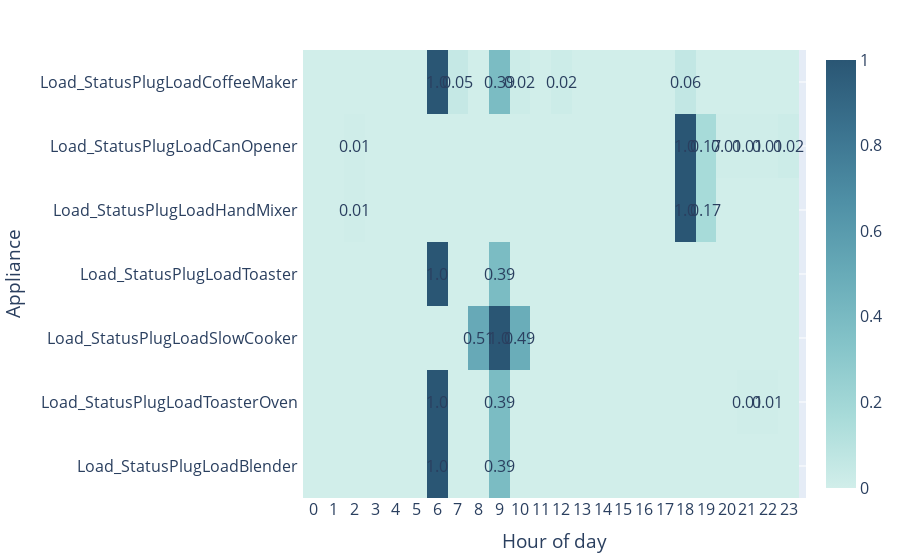

Notebook code cell kept with this figure:
### Code cell
import plotly.graph_objects as go
from Project._02PreliminaryDataAnalysis.energy_status_heatmap import normalise_dataframe

#set up data to heatmap
columns = hourON.columns[1:].tolist()
hourON[columns] = normalise_dataframe(hourON[columns]).copy()
z_data = []
for i in hourON[columns]:
    data_list = hourON[i].round(2).values.tolist()
    z_data.append(data_list)

#Annotate z_values
annotations = go.Annotations()
for n, row in enumerate(z_data):
    for m, val in enumerate(row):
        annotations.append(go.Annotation(text="" if z_data[n][m] == 0 else str(z_data[n][m]),
                                         x=hourON["HourOfTimestamp"][m], y=columns[n], xref='x1', yref='y1',
                                         showarrow=False))

#Create heatmap
fig = go.Figure(data=go.Heatmap(
    z=z_data,
    x=hourON["HourOfTimestamp"],
    y=columns,
    colorscale='Teal')
)

fig.update_layout(margin=dict(
    l=30,
    r=30,
    b=30,
    t=50,),
    font=dict(size=16),
    xaxis_nticks=30,
    annotations=annotations, )

fig.update_xaxes(title="Hour of day")
fig.update_yaxes(title="Appliance", showticklabels=True)
fig.write_html(Db.get_save_file_directory(f"Appliance_on_ratio_heatmap.html"))
fig.show()

### Figure 1 — Plotly figure (JSON) as saved in the notebook; plotly's stock layout.template omitted (floating-point values rounded to 4 significant figures; data arrays with more than 128 entries replaced by an {"elided": "..."} marker saying what was removed)
{"data": [{"colorscale": [[0.0, "rgb(209, 238, 234)"], [0.1667, "rgb(168, 219, 217)"], [0.3333, "rgb(133, 196, 201)"], [0.5, "rgb(104, 171, 184)"], [0.6667, "rgb(79, 144, 166)"], [0.8333, "rgb(59, 115, 143)"], [1.0, "rgb(42, 86, 116)"]], "x": [0, 1, 2, 3, 4, 5, 6, 7, 8, 9, 10, 11, 12, 13, 14, 15, 16, 17, 18, 19, 20, 21, 22, 23], "y": ["Load_StatusPlugLoadBlender ", "Load_StatusPlugLoadToasterOven ", "Load_StatusPlugLoadSlowCooker ", "Load_StatusPlugLoadToaster ", "Load_StatusPlugLoadHandMixer ", "Load_StatusPlugLoadCanOpener ", "Load_StatusPlugLoadCoffeeMaker "], "z": {"elided": "7x24 float values"}, "type": "heatmap"}], "layout": {"margin": {"l": 30, "r": 30, "b": 30, "t": 50}, "font": {"size": 16}, "xaxis": {"nticks": 30, "title": {"text": "Hour of day"}}, "annotations": [{"showarrow": false, "text": "", "x": 0, "xref": "x", "y": "Load_StatusPlugLoadBlender ", "yref": "y"}, {"showarrow": false, "text": "", "x": 1, "xref": "x", "y": "Load_StatusPlugLoadBlender ", "yref": "y"}, {"showarrow": false, "text": "", "x": 2, "xref": "x", "y": "Load_StatusPlugLoadBlender ", "yref": "y"}, {"showarrow": false, "text": "", "x": 3, "xref": "x", "y": "Load_StatusPlugLoadBlender ", "yref": "y"}, {"showarrow": false, "text": "", "x": 4, "xref": "x", "y": "Load_StatusPlugLoadBlender ", "yref": "y"}, {"showarrow": false, "text": "", "x": 5, "xref": "x", "y": "Load_StatusPlugLoadBlender ", "yref": "y"}, {"showarrow": false, "text": "1.0", "x": 6, "xref": "x", "y": "Load_StatusPlugLoadBlender ", "yref": "y"}, {"showarrow": false, "text": "", "x": 7, "xref": "x", "y": "Load_StatusPlugLoadBlender ", "yref": "y"}, {"showarrow": false, "text": "", "x": 8, "xref": "x", "y": "Load_StatusPlugLoadBlender ", "yref": "y"}, {"showarrow": false, "text": "0.39", "x": 9, "xref": "x", "y": "Load_StatusPlugLoadBlender ", "yref": "y"}, {"showarrow": false, "text": "", "x": 10, "xref": "x", "y": "Load_StatusPlugLoadBlender ", "yref": "y"}, {"showarrow": false, "text": "", "x": 11, "xref": "x", "y": "Load_StatusPlugLoadBlender ", "yref": "y"}, {"showarrow": false, "text": "", "x": 12, "xref": "x", "y": "Load_StatusPlugLoadBlender ", "yref": "y"}, {"showarrow": false, "text": "", "x": 13, "xref": "x", "y": "Load_StatusPlugLoadBlender ", "yref": "y"}, {"showarrow": false, "text": "", "x": 14, "xref": "x", "y": "Load_StatusPlugLoadBlender ", "yref": "y"}, {"showarrow": false, "text": "", "x": 15, "xref": "x", "y": "Load_StatusPlugLoadBlender ", "yref": "y"}, {"showarrow": false, "text": "", "x": 16, "xref": "x", "y": "Load_StatusPlugLoadBlender ", "yref": "y"}, {"showarrow": false, "text": "", "x": 17, "xref": "x", "y": "Load_StatusPlugLoadBlender ", "yref": "y"}, {"showarrow": false, "text": "", "x": 18, "xref": "x", "y": "Load_StatusPlugLoadBlender ", "yref": "y"}, {"showarrow": false, "text": "", "x": 19, "xref": "x", "y": "Load_StatusPlugLoadBlender ", "yref": "y"}, {"showarrow": false, "text": "", "x": 20, "xref": "x", "y": "Load_StatusPlugLoadBlender ", "yref": "y"}, {"showarrow": false, "text": "", "x": 21, "xref": "x", "y": "Load_StatusPlugLoadBlender ", "yref": "y"}, {"showarrow": false, "text": "", "x": 22, "xref": "x", "y": "Load_StatusPlugLoadBlender ", "yref": "y"}, {"showarrow": false, "text": "", "x": 23, "xref": "x", "y": "Load_StatusPlugLoadBlender ", "yref": "y"}, {"showarrow": false, "text": "", "x": 0, "xref": "x", "y": "Load_StatusPlugLoadToasterOven ", "yref": "y"}, {"showarrow": false, "text": "", "x": 1, "xref": "x", "y": "Load_StatusPlugLoadToasterOven ", "yref": "y"}, {"showarrow": false, "text": "", "x": 2, "xref": "x", "y": "Load_StatusPlugLoadToasterOven ", "yref": "y"}, {"showarrow": false, "text": "", "x": 3, "xref": "x", "y": "Load_StatusPlugLoadToasterOven ", "yref": "y"}, {"showarrow": false, "text": "", "x": 4, "xref": "x", "y": "Load_StatusPlugLoadToasterOven ", "yref": "y"}, {"showarrow": false, "text": "", "x": 5, "xref": "x", "y": "Load_StatusPlugLoadToasterOven ", "yref": "y"}, {"showarrow": false, "text": "1.0", "x": 6, "xref": "x", "y": "Load_StatusPlugLoadToasterOven ", "yref": "y"}, {"showarrow": false, "text": "", "x": 7, "xref": "x", "y": "Load_StatusPlugLoadToasterOven ", "yref": "y"}, {"showarrow": false, "text": "", "x": 8, "xref": "x", "y": "Load_StatusPlugLoadToasterOven ", "yref": "y"}, {"showarrow": false, "text": "0.39", "x": 9, "xref": "x", "y": "Load_StatusPlugLoadToasterOven ", "yref": "y"}, {"showarrow": false, "text": "", "x": 10, "xref": "x", "y": "Load_StatusPlugLoadToasterOven ", "yref": "y"}, {"showarrow": false, "text": "", "x": 11, "xref": "x", "y": "Load_StatusPlugLoadToasterOven ", "yref": "y"}, {"showarrow": false, "text": "", "x": 12, "xref": "x", "y": "Load_StatusPlugLoadToasterOven ", "yref": "y"}, {"showarrow": false, "text": "", "x": 13, "xref": "x", "y": "Load_StatusPlugLoadToasterOven ", "yref": "y"}, {"showarrow": false, "text": "", "x": 14, "xref": "x", "y": "Load_StatusPlugLoadToasterOven ", "yref": "y"}, {"showarrow": false, "text": "", "x": 15, "xref": "x", "y": "Load_StatusPlugLoadToasterOven ", "yref": "y"}, {"showarrow": false, "text": "", "x": 16, "xref": "x", "y": "Load_StatusPlugLoadToasterOven ", "yref": "y"}, {"showarrow": false, "text": "", "x": 17, "xref": "x", "y": "Load_StatusPlugLoadToasterOven ", "yref": "y"}, {"showarrow": false, "text": "", "x": 18, "xref": "x", "y": "Load_StatusPlugLoadToasterOven ", "yref": "y"}, {"showarrow": false, "text": "", "x": 19, "xref": "x", "y": "Load_StatusPlugLoadToasterOven ", "yref": "y"}, {"showarrow": false, "text": "", "x": 20, "xref": "x", "y": "Load_StatusPlugLoadToasterOven ", "yref": "y"}, {"showarrow": false, "text": "0.01", "x": 21, "xref": "x", "y": "Load_StatusPlugLoadToasterOven ", "yref": "y"}, {"showarrow": false, "text": "0.01", "x": 22, "xref": "x", "y": "Load_StatusPlugLoadToasterOven ", "yref": "y"}, {"showarrow": false, "text": "", "x": 23, "xref": "x", "y": "Load_StatusPlugLoadToasterOven ", "yref": "y"}, {"showarrow": false, "text": "", "x": 0, "xref": "x", "y": "Load_StatusPlugLoadSlowCooker ", "yref": "y"}, {"showarrow": false, "text": "", "x": 1, "xref": "x", "y": "Load_StatusPlugLoadSlowCooker ", "yref": "y"}, {"showarrow": false, "text": "", "x": 2, "xref": "x", "y": "Load_StatusPlugLoadSlowCooker ", "yref": "y"}, {"showarrow": false, "text": "", "x": 3, "xref": "x", "y": "Load_StatusPlugLoadSlowCooker ", "yref": "y"}, {"showarrow": false, "text": "", "x": 4, "xref": "x", "y": "Load_StatusPlugLoadSlowCooker ", "yref": "y"}, {"showarrow": false, "text": "", "x": 5, "xref": "x", "y": "Load_StatusPlugLoadSlowCooker ", "yref": "y"}, {"showarrow": false, "text": "", "x": 6, "xref": "x", "y": "Load_StatusPlugLoadSlowCooker ", "yref": "y"}, {"showarrow": false, "text": "", "x": 7, "xref": "x", "y": "Load_StatusPlugLoadSlowCooker ", "yref": "y"}, {"showarrow": false, "text": "0.51", "x": 8, "xref": "x", "y": "Load_StatusPlugLoadSlowCooker ", "yref": "y"}, {"showarrow": false, "text": "1.0", "x": 9, "xref": "x", "y": "Load_StatusPlugLoadSlowCooker ", "yref": "y"}, {"showarrow": false, "text": "0.49", "x": 10, "xref": "x", "y": "Load_StatusPlugLoadSlowCooker ", "yref": "y"}, {"showarrow": false, "text": "", "x": 11, "xref": "x", "y": "Load_StatusPlugLoadSlowCooker ", "yref": "y"}, {"showarrow": false, "text": "", "x": 12, "xref": "x", "y": "Load_StatusPlugLoadSlowCooker ", "yref": "y"}, {"showarrow": false, "text": "", "x": 13, "xref": "x", "y": "Load_StatusPlugLoadSlowCooker ", "yref": "y"}, {"showarrow": false, "text": "", "x": 14, "xref": "x", "y": "Load_StatusPlugLoadSlowCooker ", "yref": "y"}, {"showarrow": false, "text": "", "x": 15, "xref": "x", "y": "Load_StatusPlugLoadSlowCooker ", "yref": "y"}, {"showarrow": false, "text": "", "x": 16, "xref": "x", "y": "Load_StatusPlugLoadSlowCooker ", "yref": "y"}, {"showarrow": false, "text": "", "x": 17, "xref": "x", "y": "Load_StatusPlugLoadSlowCooker ", "yref": "y"}, {"showarrow": false, "text": "", "x": 18, "xref": "x", "y": "Load_StatusPlugLoadSlowCooker ", "yref": "y"}, {"showarrow": false, "text": "", "x": 19, "xref": "x", "y": "Load_StatusPlugLoadSlowCooker ", "yref": "y"}, {"showarrow": false, "text": "", "x": 20, "xref": "x", "y": "Load_StatusPlugLoadSlowCooker ", "yref": "y"}, {"showarrow": false, "text": "", "x": 21, "xref": "x", "y": "Load_StatusPlugLoadSlowCooker ", "yref": "y"}, {"showarrow": false, "text": "", "x": 22, "xref": "x", "y": "Load_StatusPlugLoadSlowCooker ", "yref": "y"}, {"showarrow": false, "text": "", "x": 23, "xref": "x", "y": "Load_StatusPlugLoadSlowCooker ", "yref": "y"}, {"showarrow": false, "text": "", "x": 0, "xref": "x", "y": "Load_StatusPlugLoadToaster ", "yref": "y"}, {"showarrow": false, "text": "", "x": 1, "xref": "x", "y": "Load_StatusPlugLoadToaster ", "yref": "y"}, {"showarrow": false, "text": "", "x": 2, "xref": "x", "y": "Load_StatusPlugLoadToaster ", "yref": "y"}, {"showarrow": false, "text": "", "x": 3, "xref": "x", "y": "Load_StatusPlugLoadToaster ", "yref": "y"}, {"showarrow": false, "text": "", "x": 4, "xref": "x", "y": "Load_StatusPlugLoadToaster ", "yref": "y"}, {"showarrow": false, "text": "", "x": 5, "xref": "x", "y": "Load_StatusPlugLoadToaster ", "yref": "y"}, {"showarrow": false, "text": "1.0", "x": 6, "xref": "x", "y": "Load_StatusPlugLoadToaster ", "yref": "y"}, {"showarrow": false, "text": "", "x": 7, "xref": "x", "y": "Load_StatusPlugLoadToaster ", "yref": "y"}, {"showarrow": false, "text": "", "x": 8, "xref": "x", "y": "Load_StatusPlugLoadToaster ", "yref": "y"}, {"showarrow": false, "text": "0.39", "x": 9, "xref": "x", "y": "Load_StatusPlugLoadToaster ", "yref": "y"}, {"showarrow": false, "text": "", "x": 10, "xref": "x", "y": "Load_StatusPlugLoadToaster ", "yref": "y"}, {"showarrow": false, "text": "", "x": 11, "xref": "x", "y": "Load_StatusPlugLoadToaster ", "yref": "y"}, {"showarrow": false, "text": "", "x": 12, "xref": "x", "y": "Load_StatusPlugLoadToaster ", "yref": "y"}, {"showarrow": false, "text": "", "x": 13, "xref": "x", "y": "Load_StatusPlugLoadToaster ", "yref": "y"}, {"showarrow": false, "text": "", "x": 14, "xref": "x", "y": "Load_StatusPlugLoadToaster ", "yref": "y"}, {"showarrow": false, "text": "", "x": 15, "xref": "x", "y": "Load_StatusPlugLoadToaster ", "yref": "y"}, {"showarrow": false, "text": "", "x": 16, "xref": "x", "y": "Load_StatusPlugLoadToaster ", "yref": "y"}, {"showarrow": false, "text": "", "x": 17, "xref": "x", "y": "Load_StatusPlugLoadToaster ", "yref": "y"}, {"showarrow": false, "text": "", "x": 18, "xref": "x", "y": "Load_StatusPlugLoadToaster ", "yref": "y"}, {"showarrow": false, "text": "", "x": 19, "xref": "x", "y": "Load_StatusPlugLoadToaster ", "yref": "y"}, {"showarrow": false, "text": "", "x": 20, "xref": "x", "y": "Load_StatusPlugLoadToaster ", "yref": "y"}, {"showarrow": false, "text": "", "x": 21, "xref": "x", "y": "Load_StatusPlugLoadToaster ", "yref": "y"}, {"showarrow": false, "text": "", "x": 22, "xref": "x", "y": "Load_StatusPlugLoadToaster ", "yref": "y"}, {"showarrow": false, "text": "", "x": 23, "xref": "x", "y": "Load_StatusPlugLoadToaster ", "yref": "y"}, {"showarrow": false, "text": "", "x": 0, "xref": "x", "y": "Load_StatusPlugLoadHandMixer ", "yref": "y"}, {"showarrow": false, "text": "", "x": 1, "xref": "x", "y": "Load_StatusPlugLoadHandMixer ", "yref": "y"}, {"showarrow": false, "text": "0.01", "x": 2, "xref": "x", "y": "Load_StatusPlugLoadHandMixer ", "yref": "y"}, {"showarrow": false, "text": "", "x": 3, "xref": "x", "y": "Load_StatusPlugLoadHandMixer ", "yref": "y"}, {"showarrow": false, "text": "", "x": 4, "xref": "x", "y": "Load_StatusPlugLoadHandMixer ", "yref": "y"}, {"showarrow": false, "text": "", "x": 5, "xref": "x", "y": "Load_StatusPlugLoadHandMixer ", "yref": "y"}, {"showarrow": false, "text": "", "x": 6, "xref": "x", "y": "Load_StatusPlugLoadHandMixer ", "yref": "y"}, {"showarrow": false, "text": "", "x": 7, "xref": "x", "y": "Load_StatusPlugLoadHandMixer ", "yref": "y"}, {"showarrow": false, "text": "", "x": 8, "xref": "x", "y": "Load_StatusPlugLoadHandMixer ", "yref": "y"}, {"showarrow": false, "text": "", "x": 9, "xref": "x", "y": "Load_StatusPlugLoadHandMixer ", "yref": "y"}, {"showarrow": false, "text": "", "x": 10, "xref": "x", "y": "Load_StatusPlugLoadHandMixer ", "yref": "y"}, {"showarrow": false, "text": "", "x": 11, "xref": "x", "y": "Load_StatusPlugLoadHandMixer ", "yref": "y"}, {"showarrow": false, "text": "", "x": 12, "xref": "x", "y": "Load_StatusPlugLoadHandMixer ", "yref": "y"}, {"showarrow": false, "text": "", "x": 13, "xref": "x", "y": "Load_StatusPlugLoadHandMixer ", "yref": "y"}, {"showarrow": false, "text": "", "x": 14, "xref": "x", "y": "Load_StatusPlugLoadHandMixer ", "yref": "y"}, {"showarrow": false, "text": "", "x": 15, "xref": "x", "y": "Load_StatusPlugLoadHandMixer ", "yref": "y"}, {"showarrow": false, "text": "", "x": 16, "xref": "x", "y": "Load_StatusPlugLoadHandMixer ", "yref": "y"}, {"showarrow": false, "text": "", "x": 17, "xref": "x", "y": "Load_StatusPlugLoadHandMixer ", "yref": "y"}, {"showarrow": false, "text": "1.0", "x": 18, "xref": "x", "y": "Load_StatusPlugLoadHandMixer ", "yref": "y"}, {"showarrow": false, "text": "0.17", "x": 19, "xref": "x", "y": "Load_StatusPlugLoadHandMixer ", "yref": "y"}, {"showarrow": false, "text": "", "x": 20, "xref": "x", "y": "Load_StatusPlugLoadHandMixer ", "yref": "y"}, {"showarrow": false, "text": "", "x": 21, "xref": "x", "y": "Load_StatusPlugLoadHandMixer ", "yref": "y"}, {"showarrow": false, "text": "", "x": 22, "xref": "x", "y": "Load_StatusPlugLoadHandMixer ", "yref": "y"}, {"showarrow": false, "text": "", "x": 23, "xref": "x", "y": "Load_StatusPlugLoadHandMixer ", "yref": "y"}, {"showarrow": false, "text": "", "x": 0, "xref": "x", "y": "Load_StatusPlugLoadCanOpener ", "yref": "y"}, {"showarrow": false, "text": "", "x": 1, "xref": "x", "y": "Load_StatusPlugLoadCanOpener ", "yref": "y"}, {"showarrow": false, "text": "0.01", "x": 2, "xref": "x", "y": "Load_StatusPlugLoadCanOpener ", "yref": "y"}, {"showarrow": false, "text": "", "x": 3, "xref": "x", "y": "Load_StatusPlugLoadCanOpener ", "yref": "y"}, {"showarrow": false, "text": "", "x": 4, "xref": "x", "y": "Load_StatusPlugLoadCanOpener ", "yref": "y"}, {"showarrow": false, "text": "", "x": 5, "xref": "x", "y": "Load_StatusPlugLoadCanOpener ", "yref": "y"}, {"showarrow": false, "text": "", "x": 6, "xref": "x", "y": "Load_StatusPlugLoadCanOpener ", "yref": "y"}, {"showarrow": false, "text": "", "x": 7, "xref": "x", "y": "Load_StatusPlugLoadCanOpener ", "yref": "y"}, {"showarrow": false, "text": "", "x": 8, "xref": "x", "y": "Load_StatusPlugLoadCanOpener ", "yref": "y"}, {"showarrow": false, "text": "", "x": 9, "xref": "x", "y": "Load_StatusPlugLoadCanOpener ", "yref": "y"}, {"showarrow": false, "text": "", "x": 10, "xref": "x", "y": "Load_StatusPlugLoadCanOpener ", "yref": "y"}, {"showarrow": false, "text": "", "x": 11, "xref": "x", "y": "Load_StatusPlugLoadCanOpener ", "yref": "y"}, {"showarrow": false, "text": "", "x": 12, "xref": "x", "y": "Load_StatusPlugLoadCanOpener ", "yref": "y"}, {"showarrow": false, "text": "", "x": 13, "xref": "x", "y": "Load_StatusPlugLoadCanOpener ", "yref": "y"}, {"showarrow": false, "text": "", "x": 14, "xref": "x", "y": "Load_StatusPlugLoadCanOpener ", "yref": "y"}, {"showarrow": false, "text": "", "x": 15, "xref": "x", "y": "Load_StatusPlugLoadCanOpener ", "yref": "y"}, {"showarrow": false, "text": "", "x": 16, "xref": "x", "y": "Load_StatusPlugLoadCanOpener ", "yref": "y"}, {"showarrow": false, "text": "", "x": 17, "xref": "x", "y": "Load_StatusPlugLoadCanOpener ", "yref": "y"}, {"showarrow": false, "text": "1.0", "x": 18, "xref": "x", "y": "Load_StatusPlugLoadCanOpener ", "yref": "y"}, {"showarrow": false, "text": "0.17", "x": 19, "xref": "x", "y": "Load_StatusPlugLoadCanOpener ", "yref": "y"}, {"showarrow": false, "text": "0.01", "x": 20, "xref": "x", "y": "Load_StatusPlugLoadCanOpener ", "yref": "y"}, {"showarrow": false, "text": "0.01", "x": 21, "xref": "x", "y": "Load_StatusPlugLoadCanOpener ", "yref": "y"}, {"showarrow": false, "text": "0.01", "x": 22, "xref": "x", "y": "Load_StatusPlugLoadCanOpener ", "yref": "y"}, {"showarrow": false, "text": "0.02", "x": 23, "xref": "x", "y": "Load_StatusPlugLoadCanOpener ", "yref": "y"}, {"showarrow": false, "text": "", "x": 0, "xref": "x", "y": "Load_StatusPlugLoadCoffeeMaker ", "yref": "y"}, {"showarrow": false, "text": "", "x": 1, "xref": "x", "y": "Load_StatusPlugLoadCoffeeMaker ", "yref": "y"}, {"showarrow": false, "text": "", "x": 2, "xref": "x", "y": "Load_StatusPlugLoadCoffeeMaker ", "yref": "y"}, {"showarrow": false, "text": "", "x": 3, "xref": "x", "y": "Load_StatusPlugLoadCoffeeMaker ", "yref": "y"}, {"showarrow": false, "text": "", "x": 4, "xref": "x", "y": "Load_StatusPlugLoadCoffeeMaker ", "yref": "y"}, {"showarrow": false, "text": "", "x": 5, "xref": "x", "y": "Load_StatusPlugLoadCoffeeMaker ", "yref": "y"}, {"showarrow": false, "text": "1.0", "x": 6, "xref": "x", "y": "Load_StatusPlugLoadCoffeeMaker ", "yref": "y"}, {"showarrow": false, "text": "0.05", "x": 7, "xref": "x", "y": "Load_StatusPlugLoadCoffeeMaker ", "yref": "y"}, {"showarrow": false, "text": "", "x": 8, "xref": "x", "y": "Load_StatusPlugLoadCoffeeMaker ", "yref": "y"}, {"showarrow": false, "text": "0.39", "x": 9, "xref": "x", "y": "Load_StatusPlugLoadCoffeeMaker ", "yref": "y"}, {"showarrow": false, "text": "0.02", "x": 10, "xref": "x", "y": "Load_StatusPlugLoadCoffeeMaker ", "yref": "y"}, {"showarrow": false, "text": "", "x": 11, "xref": "x", "y": "Load_StatusPlugLoadCoffeeMaker ", "yref": "y"}, {"showarrow": false, "text": "0.02", "x": 12, "xref": "x", "y": "Load_StatusPlugLoadCoffeeMaker ", "yref": "y"}, {"showarrow": false, "text": "", "x": 13, "xref": "x", "y": "Load_StatusPlugLoadCoffeeMaker ", "yref": "y"}, {"showarrow": false, "text": "", "x": 14, "xref": "x", "y": "Load_StatusPlugLoadCoffeeMaker ", "yref": "y"}, {"showarrow": false, "text": "", "x": 15, "xref": "x", "y": "Load_StatusPlugLoadCoffeeMaker ", "yref": "y"}, {"showarrow": false, "text": "", "x": 16, "xref": "x", "y": "Load_StatusPlugLoadCoffeeMaker ", "yref": "y"}, {"showarrow": false, "text": "", "x": 17, "xref": "x", "y": "Load_StatusPlugLoadCoffeeMaker ", "yref": "y"}, {"showarrow": false, "text": "0.06", "x": 18, "xref": "x", "y": "Load_StatusPlugLoadCoffeeMaker ", "yref": "y"}, {"showarrow": false, "text": "", "x": 19, "xref": "x", "y": "Load_StatusPlugLoadCoffeeMaker ", "yref": "y"}, {"showarrow": false, "text": "", "x": 20, "xref": "x", "y": "Load_StatusPlugLoadCoffeeMaker ", "yref": "y"}, {"showarrow": false, "text": "", "x": 21, "xref": "x", "y": "Load_StatusPlugLoadCoffeeMaker ", "yref": "y"}, {"showarrow": false, "text": "", "x": 22, "xref": "x", "y": "Load_StatusPlugLoadCoffeeMaker ", "yref": "y"}, {"showarrow": false, "text": "", "x": 23, "xref": "x", "y": "Load_StatusPlugLoadCoffeeMaker ", "yref": "y"}], "yaxis": {"title": {"text": "Appliance"}, "showticklabels": true}}}
